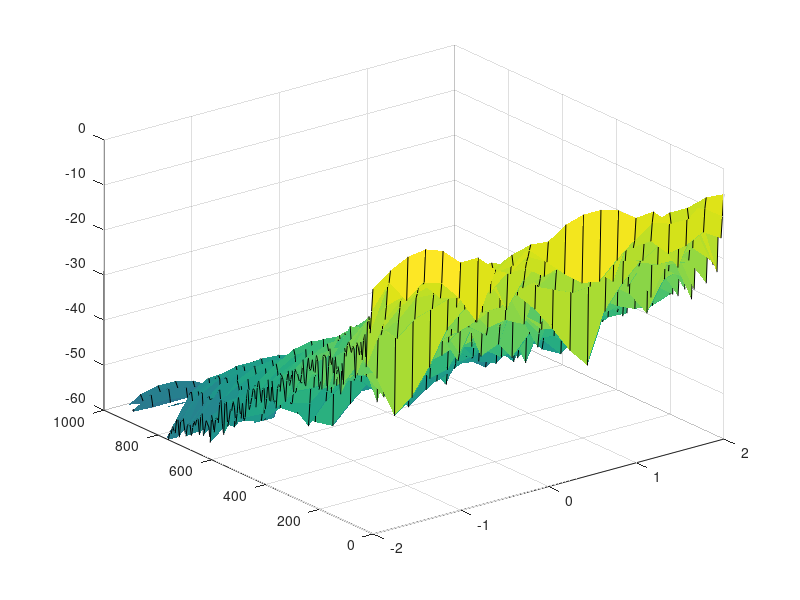

Reproduce this figure in MATLAB.
function hybridModesCircularTest
clc

width = 4;
height = 1;

mMax = 20;
nMax = 20;

freqMHz = 4000;
sigma = 0.01;
erH = 10;
erV = 10;
hRMS = 0.1; %RMS
thetaRadRMS = deg2rad(.1);

x0 = -1.4;
y0 = 1.4; 
rxHeight = 1.4;

distance = 1000;

%------------------------------------------------------------------------

lambda = 300/freqMHz;
k = 2*pi/lambda;

kH = (erH - 1i*sigma);
kV = (erV - 1i*sigma);

a = width/2;
b = height/2;

noOfXPoints = 21;
noOfYPoints = 1;
noOfZPoints = 201;

x = linspace(-a, a, noOfXPoints);
y = linspace(rxHeight, rxHeight, noOfYPoints);
z = linspace(1, distance, noOfZPoints);

E = zeros (noOfYPoints, noOfXPoints, noOfZPoints);
[X, Y, Z] = meshgrid (x, y, z);


for m = 1:mMax
  for n = 1:nMax
    phiA = pi/2;
    if (rem(m, 2) == 0)
      phiA = 0;
    end

    phiB = 0;
    if (rem(n, 2) == 0)
      phiB = pi/2;
    end

   
    if ((k^2 - (m*pi/2/a)^2 - (n*pi/2/b)^2) > 0)
      eMNV = sin(m*pi/2/a .* Y + phiA) .* cos(n*pi/2/b .* X + phiB);
      eMNH = sin(m*pi/2/a .* X + phiA) .* cos(n*pi/2/b .* Y + phiB);

      betaMN = sqrt(k^2 - (m*pi/2/a)^2 - (n*pi/2/b)^2);

      alphaMNV = 1/2/a * (m*pi/2/a/k)^2 * (real(1/sqrt(kV-1))) + 1/2/b * (n*pi/2/b/k)^2 * (real(kH/sqrt(kH-1)));
      alphaMNH = 1/2/a * (m*pi/2/a/k)^2 * (real(kV/sqrt(kV-1))) + 1/2/b * (n*pi/2/b/k)^2 * (real(1/sqrt(kH-1)));

      alphaL = pi^2 * hRMS^2 * lambda * (1/(2*a)^4 + 1/(2*b)^4);
      alphaT = pi^2 * thetaRadRMS^2 / lambda;

      CMNV = pi/(a*b*sqrt(1-(m*pi/2/a/k)^2 - (n*pi/2/b/k)^2)) .* sin(m*pi/2/a .* y0 + phiA) .* cos(n*pi/2/b .* x0 + phiB);
      CMNH = pi/(a*b*sqrt(1-(m*pi/2/a/k)^2 - (n*pi/2/b/k)^2)) .* sin(m*pi/2/a .* x0 + phiA) .* cos(n*pi/2/b .* y0 + phiB);

      alphaV = alphaMNV + alphaL + alphaT;
      alphaH = alphaMNH + alphaL + alphaT;

      beta = betaMN;


      decayV = exp(-(alphaV + 1i*beta).*Z);
      decayH = exp(-(alphaH + 1i*beta).*Z);

      Ey = CMNV .* eMNV .* decayV;
      Ex = CMNH .* eMNH .* decayH;

      E = E + (Ex + 1i*Ey);

    end  
  end
end

E = E/max(max(E));
figure (2)
h = surf (squeeze(X), squeeze(Z), 10*log10(squeeze(abs(E))));
set (h, 'meshstyle', 'row');
axis ([-2 2 0 distance -60 0])

max(max(abs(E(:,:,1))))
